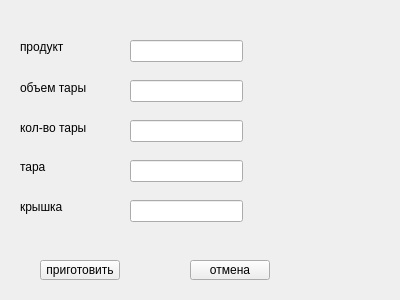
<?xml version="1.0" encoding="UTF-8"?>
<ui version="4.0">
 <class>Form</class>
 <widget class="QWidget" name="Form">
  <property name="geometry">
   <rect>
    <x>0</x>
    <y>0</y>
    <width>400</width>
    <height>300</height>
   </rect>
  </property>
  <property name="windowTitle">
   <string>Form</string>
  </property>
  <widget class="QLabel" name="label">
   <property name="geometry">
    <rect>
     <x>20</x>
     <y>40</y>
     <width>49</width>
     <height>14</height>
    </rect>
   </property>
   <property name="text">
    <string>продукт</string>
   </property>
  </widget>
  <widget class="QLabel" name="label_2">
   <property name="geometry">
    <rect>
     <x>20</x>
     <y>80</y>
     <width>81</width>
     <height>16</height>
    </rect>
   </property>
   <property name="text">
    <string>объем тары</string>
   </property>
  </widget>
  <widget class="QLabel" name="label_3">
   <property name="geometry">
    <rect>
     <x>20</x>
     <y>120</y>
     <width>81</width>
     <height>16</height>
    </rect>
   </property>
   <property name="text">
    <string>кол-во тары</string>
   </property>
  </widget>
  <widget class="QLabel" name="label_4">
   <property name="geometry">
    <rect>
     <x>20</x>
     <y>160</y>
     <width>49</width>
     <height>14</height>
    </rect>
   </property>
   <property name="text">
    <string>тара</string>
   </property>
  </widget>
  <widget class="QLabel" name="label_5">
   <property name="geometry">
    <rect>
     <x>20</x>
     <y>200</y>
     <width>49</width>
     <height>14</height>
    </rect>
   </property>
   <property name="text">
    <string>крышка</string>
   </property>
  </widget>
  <widget class="QLineEdit" name="product_edit">
   <property name="geometry">
    <rect>
     <x>130</x>
     <y>40</y>
     <width>113</width>
     <height>22</height>
    </rect>
   </property>
  </widget>
  <widget class="QLineEdit" name="container_volume_edit">
   <property name="geometry">
    <rect>
     <x>130</x>
     <y>80</y>
     <width>113</width>
     <height>22</height>
    </rect>
   </property>
  </widget>
  <widget class="QLineEdit" name="count">
   <property name="geometry">
    <rect>
     <x>130</x>
     <y>120</y>
     <width>113</width>
     <height>22</height>
    </rect>
   </property>
  </widget>
  <widget class="QLineEdit" name="container_name_edit">
   <property name="geometry">
    <rect>
     <x>130</x>
     <y>160</y>
     <width>113</width>
     <height>22</height>
    </rect>
   </property>
  </widget>
  <widget class="QLineEdit" name="cap_name_edit">
   <property name="geometry">
    <rect>
     <x>130</x>
     <y>200</y>
     <width>113</width>
     <height>22</height>
    </rect>
   </property>
  </widget>
  <widget class="QPushButton" name="btnOK">
   <property name="geometry">
    <rect>
     <x>40</x>
     <y>260</y>
     <width>80</width>
     <height>20</height>
    </rect>
   </property>
   <property name="text">
    <string>приготовить</string>
   </property>
  </widget>
  <widget class="QPushButton" name="btnExit">
   <property name="geometry">
    <rect>
     <x>190</x>
     <y>260</y>
     <width>80</width>
     <height>20</height>
    </rect>
   </property>
   <property name="text">
    <string>отмена</string>
   </property>
  </widget>
 </widget>
 <resources/>
 <connections/>
</ui>
